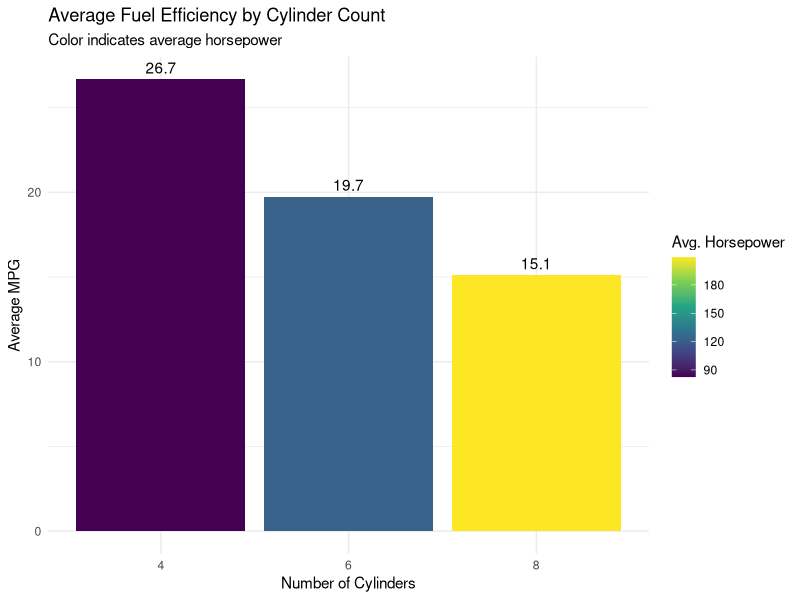
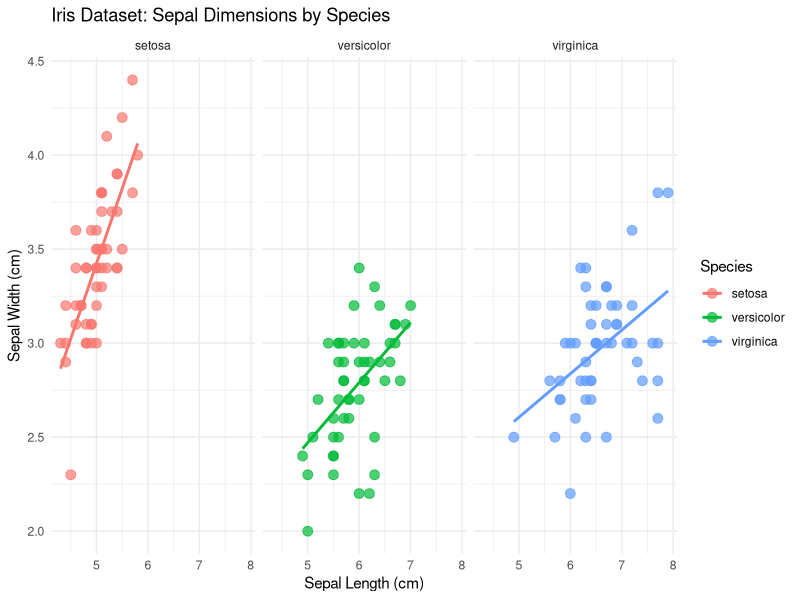

Generate these figures, in order, with R:
## ---- chunk 1
#| label: setup
#| message: false

library(dplyr)
library(ggplot2)
library(knitr)
## ---- chunk 2
#| label: load-data
#| message: false

# Look at the mtcars data
glimpse(mtcars)
## ---- chunk 3
#| label: filter-example

# Find all cars with 6 cylinders
six_cyl <- mtcars %>% 
  filter(cyl == 6)

# Show the first few rows
head(six_cyl) %>%
  kable()
## ---- chunk 4
#| label: select-example

# Select only specific columns
car_data <- mtcars %>% 
  select(mpg, cyl, hp, wt)

head(car_data) %>%
  kable()
## ---- chunk 5
#| label: arrange-example

# Find the cars with best fuel efficiency
most_efficient <- mtcars %>% 
  arrange(desc(mpg)) %>%
  select(mpg, cyl, hp, wt)

head(most_efficient) %>%
  kable()
## ---- chunk 6
#| label: mutate-example

# Calculate power-to-weight ratio
car_stats <- mtcars %>% 
  mutate(
    power_to_weight = hp / wt,
    efficiency_score = mpg * (1/wt)
  ) %>%
  select(mpg, hp, wt, power_to_weight, efficiency_score)

head(car_stats) %>%
  kable()
## ---- chunk 7
#| label: summarize-example

# Calculate average stats by cylinder count
cyl_stats <- mtcars %>% 
  group_by(cyl) %>%
  summarize(
    avg_mpg = mean(mpg),
    avg_hp = mean(hp),
    count = n()
  ) %>%
  arrange(cyl)

cyl_stats %>%
  kable()
## ---- chunk 8
#| label: visualization
#| fig-width: 10
#| fig-height: 6

# Plot average mpg by cylinder count
ggplot(cyl_stats, aes(x = factor(cyl), y = avg_mpg)) +
  geom_col(aes(fill = avg_hp)) +
  geom_text(aes(label = round(avg_mpg, 1)), vjust = -0.5) +
  scale_fill_viridis_c() +
  labs(
    title = "Average Fuel Efficiency by Cylinder Count",
    subtitle = "Color indicates average horsepower",
    x = "Number of Cylinders",
    y = "Average MPG",
    fill = "Avg. Horsepower"
  ) +
  theme_minimal()
## ---- chunk 9
#| label: iris-data

# Look at the iris data
glimpse(iris)
## ---- chunk 10
#| label: iris-analysis

# Calculate average measurements by species
iris_stats <- iris %>%
  group_by(Species) %>%
  summarize(
    avg_sepal_length = mean(Sepal.Length),
    avg_sepal_width = mean(Sepal.Width),
    avg_petal_length = mean(Petal.Length),
    avg_petal_width = mean(Petal.Width),
    count = n()
  )

iris_stats %>%
  kable()
## ---- chunk 11
#| label: iris-visualization
#| fig-width: 10
#| fig-height: 6

# Create a scatter plot with multiple dimensions
ggplot(iris, aes(x = Sepal.Length, y = Sepal.Width, color = Species)) +
  geom_point(size = 3, alpha = 0.7) +
  geom_smooth(method = "lm", se = FALSE) +
  labs(
    title = "Iris Dataset: Sepal Dimensions by Species",
    x = "Sepal Length (cm)",
    y = "Sepal Width (cm)"
  ) +
  theme_minimal() +
  facet_wrap(~Species)
